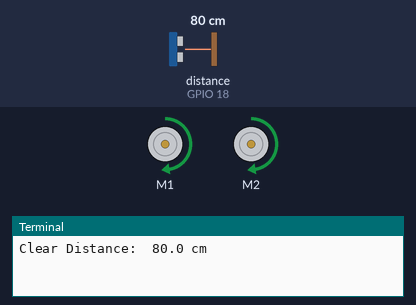
Recording of a program running on a simulated Raspberry Pi (BCM pin numbers). Parts: 2 × DC motor (green arrow = forward, orange = backward, longer = faster), the last lines printed to the terminal. The inputs (shaded band) are chosen by the test bench; at power-on: distance to the obstacle (sensor on GPIO 18) 80 cm. The echo pulse lasts 58.3 µs per cm; motors are numbered in the order the program creates them (left before right in a Robot).

Above: at 1.2 s.
1.3 s: distance to the obstacle (sensor on GPIO 18) set to 18 cm
2.8 s: distance to the obstacle (sensor on GPIO 18) set to 14 cm
At 4.2 s:
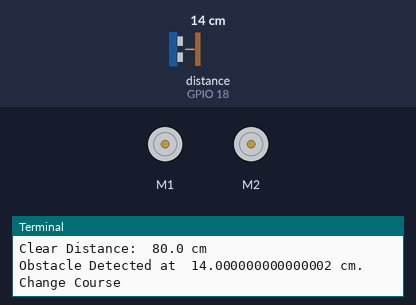
5.8 s: distance to the obstacle (sensor on GPIO 18) set to 35 cm
At 7.4 s:
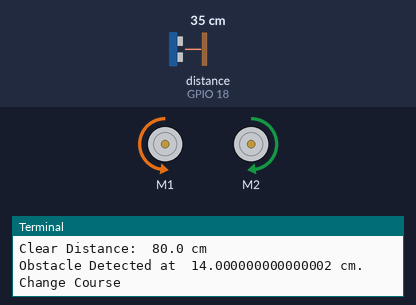
8.8 s: distance to the obstacle (sensor on GPIO 18) set to 2 cm
At 11.5 s:
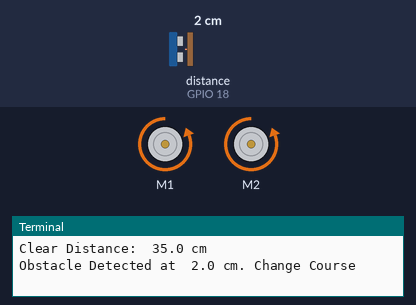
11.8 s: distance to the obstacle (sensor on GPIO 18) set to 60 cm
At 15.4 s:
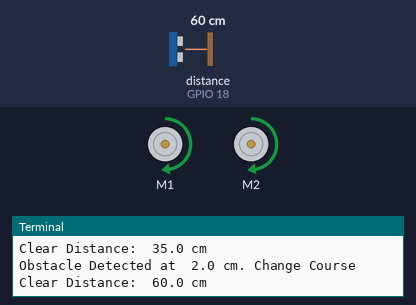
Timing chart, 0 to 15.8 s (numbered marks = the images above; inputs shaded):
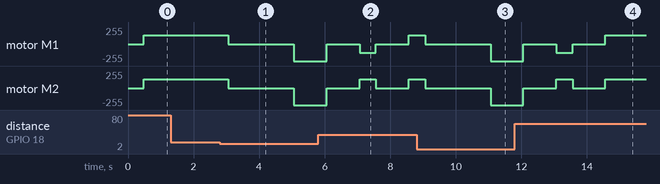

Measured:
- the behaviour switches between 16 and 15 cm on distance to the obstacle (sensor on GPIO 18) (found by bisection; images 0 and 1)
- after the input at 1.3 s, every drawn part: stays the same
- after the input at 2.8 s, motor M1, motor M2: forward 128/255 → stopped after 0.26 s, → backward 255/255 2.0 s later
- after the input at 5.8 s, motor M1: backward 255/255 → stopped after 0.26 s, → backward 128/255 1.0 s later, → stopped 0.50 s later, → forward 128/255 1.0 s later; motor M2: alternates forward 128/255 for 0.50 s and stopped for 1.0 s, starting after 0.26 s
- after the input at 8.8 s, motor M1, motor M2: forward 128/255 → stopped after 0.26 s, → backward 255/255 2.0 s later
- after the input at 11.8 s, motor M1: backward 255/255 → stopped after 0.26 s, → backward 128/255 1.0 s later, → stopped 0.50 s later, → forward 128/255 1.0 s later; motor M2: alternates forward 128/255 for 0.50 s and stopped for 1.0 s, starting after 0.26 s

The program:

gpioDrive.py
```python
# (licence header left out)
from gpiozero import CamJamKitRobot, DistanceSensor
from time import sleep

myBot = CamJamKitRobot()
sensor = DistanceSensor (echo=18, trigger=17, threshold_distance=0.15, max_distance=1)

def driveForward():
	if sensor.distance > 0.15:
		print('Clear Distance: ', sensor.distance * 100, 'cm')
		myBot.forward(0.5)
	else:
		print('Halt Program, objects too close!')
		myBot.stop()

def avoidObstacle():
	myBot.stop()
	sleep(1)
	print('Obstacle Detected at ', sensor.distance * 100, 'cm. Change Course')
	sleep(1)
	myBot.backward()
	sensor.wait_for_out_of_range()
	myBot.stop()
	sleep(1)
	myBot.left(0.5)
	sleep(0.5)
	myBot.stop()
	sleep(1)

try:
	while True:
		if sensor.distance > 0.15:
			driveForward()
			sensor.wait_for_in_range()
			avoidObstacle()
		else:
			print('Halt Program, objects are too close!')
			myBot.stop()
			break

except KeyboardInterrupt:
	print('\n')
	print('Stopping Program')
	myBot.stop()
	myBot.close()
```
